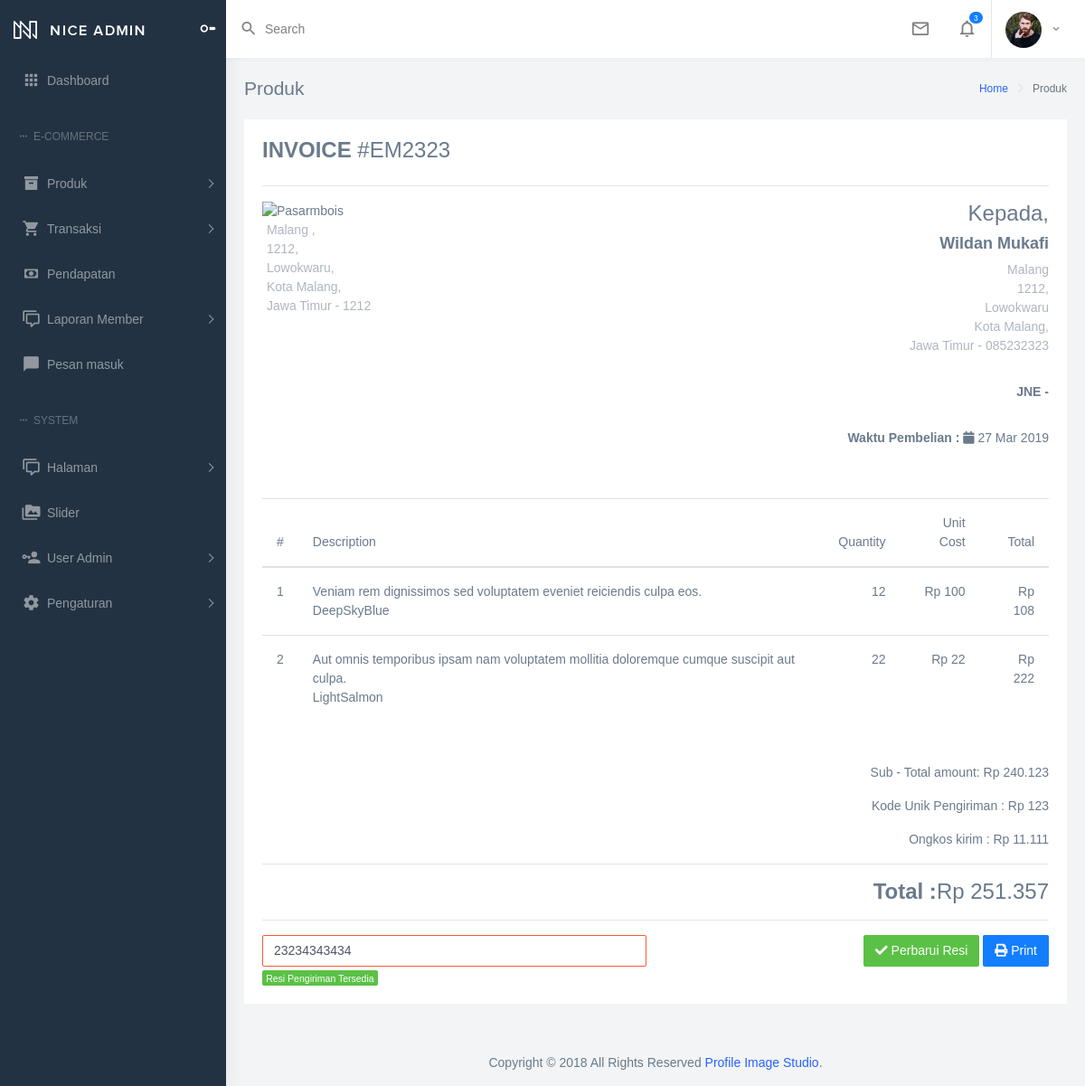
/admin/Transaction/detail/EM2323, run on the app's committed database.
### tables this page shows
CREATE TABLE `em_transactions` (
  `id` int(10) unsigned NOT NULL AUTO_INCREMENT,
  `invoice_code` varchar(255) DEFAULT NULL,
  `price_unique` int(11) DEFAULT NULL,
  `total_price` int(11) DEFAULT NULL,
  `id_payment` int(10) unsigned NOT NULL,
  `id_user` varchar(255) DEFAULT NULL,
  `status` int(1) NOT NULL DEFAULT '0',
  `courier` varchar(255) DEFAULT NULL,
  `coupon` varchar(255) DEFAULT NULL,
  `coupon_price` int(11) DEFAULT NULL,
  `receipt` longtext,
  `delivery_fee` int(11) DEFAULT NULL,
  `courier_service` varchar(255) DEFAULT NULL,
  `expired_date` timestamp NULL DEFAULT NULL,
  `created_at` timestamp NULL DEFAULT NULL,
  `updated_at` timestamp NULL DEFAULT NULL,
  `expired_receipt` timestamp NULL DEFAULT NULL,
  `deleted_at` timestamp NULL DEFAULT NULL,
  PRIMARY KEY (`id`) USING BTREE,
  KEY `em_transactions_id_payment_foreign` (`id_payment`) USING BTREE,
  CONSTRAINT `em_transactions_id_payment_foreign` FOREIGN KEY (`id_payment`) REFERENCES `em_site_payments` (`id`) ON DELETE CASCADE ON UPDATE CASCADE
);

CREATE TABLE `em_site_addresses` (
  `id` int(11) NOT NULL,
  `id_site` int(10) unsigned NOT NULL,
  `province` varchar(255) NOT NULL,
  `id_province` int(11) NOT NULL,
  `city` varchar(255) NOT NULL,
  `id_city` int(11) NOT NULL,
  `subdistrict` varchar(255) NOT NULL,
  `id_subdistrict` int(11) NOT NULL,
  `complete_address` text NOT NULL,
  `zip_code` varchar(255) NOT NULL,
  PRIMARY KEY (`id`) USING BTREE,
  KEY `id_site` (`id_site`) USING BTREE,
  CONSTRAINT `id_site` FOREIGN KEY (`id_site`) REFERENCES `em_sites` (`id`) ON DELETE CASCADE ON UPDATE CASCADE
);

CREATE TABLE `em_sites` (
  `id` int(10) unsigned NOT NULL AUTO_INCREMENT,
  `title_site` varchar(255) DEFAULT NULL,
  `desc` longtext,
  `meta` longtext,
  `logo` text,
  `favicon` text,
  `phone` varchar(255) DEFAULT NULL,
  `email` varchar(255) DEFAULT NULL,
  `created_at` timestamp NULL DEFAULT NULL,
  `updated_at` timestamp NULL DEFAULT NULL,
  PRIMARY KEY (`id`) USING BTREE
);

CREATE TABLE `em_users` (
  `id` int(10) unsigned NOT NULL AUTO_INCREMENT,
  `username` varchar(255) NOT NULL,
  `fullname` varchar(255) NOT NULL,
  `email` varchar(255) NOT NULL,
  `password` varchar(255) NOT NULL,
  `is_ban` timestamp(1) NULL DEFAULT NULL,
  `id_role` int(10) unsigned NOT NULL,
  `active` int(11) NOT NULL DEFAULT '0',
  `created_at` timestamp NULL DEFAULT NULL,
  `updated_at` timestamp NULL DEFAULT NULL,
  PRIMARY KEY (`id`) USING BTREE,
  UNIQUE KEY `em_users_email_unique` (`email`) USING BTREE,
  KEY `em_users_id_role_foreign` (`id_role`) USING BTREE,
  CONSTRAINT `em_users_id_role_foreign` FOREIGN KEY (`id_role`) REFERENCES `em_user_roles` (`id`) ON DELETE CASCADE ON UPDATE CASCADE
);

CREATE TABLE `em_transaction_addresses` (
  `id` int(10) unsigned NOT NULL AUTO_INCREMENT,
  `id_transaction` int(10) unsigned NOT NULL,
  `province` varchar(255) NOT NULL,
  `id_province` int(11) NOT NULL,
  `city` varchar(255) NOT NULL,
  `id_city` int(11) NOT NULL,
  `subdistrict` varchar(255) NOT NULL,
  `id_subdistrict` int(11) NOT NULL,
  `complete_address` text NOT NULL,
  `zip_code` varchar(255) NOT NULL,
  PRIMARY KEY (`id`) USING BTREE,
  KEY `em_transaction_addresses_id_transaction_foreign` (`id_transaction`) USING BTREE,
  CONSTRAINT `em_transaction_addresses_id_transaction_foreign` FOREIGN KEY (`id_transaction`) REFERENCES `em_transactions` (`id`) ON DELETE CASCADE ON UPDATE CASCADE
);

CREATE TABLE `em_transaction_users` (
  `id` int(10) unsigned NOT NULL AUTO_INCREMENT,
  `id_transaction` int(10) unsigned NOT NULL,
  `name` varchar(255) NOT NULL,
  `phone` varchar(255) NOT NULL,
  `created_at` timestamp NULL DEFAULT NULL,
  `updated_at` timestamp NULL DEFAULT NULL,
  PRIMARY KEY (`id`) USING BTREE,
  KEY `em_transaction_peoples_id_transaction_foreign` (`id_transaction`) USING BTREE,
  CONSTRAINT `em_transaction_peoples_id_transaction_foreign` FOREIGN KEY (`id_transaction`) REFERENCES `em_transactions` (`id`) ON DELETE CASCADE ON UPDATE CASCADE
);

CREATE TABLE `em_transaction_details` (
  `id` int(10) unsigned NOT NULL AUTO_INCREMENT,
  `id_transaction` int(10) unsigned NOT NULL,
  `id_product` int(10) unsigned NOT NULL,
  `qty` int(11) NOT NULL DEFAULT '0',
  `id_variant` int(10) unsigned NOT NULL,
  `price` int(11) DEFAULT NULL,
  `total_price` int(11) DEFAULT NULL,
  `note` longtext,
  `status` int(11) NOT NULL DEFAULT '0',
  `created_at` timestamp NULL DEFAULT NULL,
  `updated_at` timestamp NULL DEFAULT NULL,
  PRIMARY KEY (`id`) USING BTREE,
  KEY `em_transaction_details_id_transaction_foreign` (`id_transaction`) USING BTREE,
  KEY `em_transaction_details_id_product_foreign` (`id_product`) USING BTREE,
  KEY `em_transaction_details_id_extra_foreign` (`id_variant`) USING BTREE,
  CONSTRAINT `em_transaction_details_id_extra_foreign` FOREIGN KEY (`id_variant`) REFERENCES `em_product_variations` (`id`) ON DELETE CASCADE ON UPDATE CASCADE,
  CONSTRAINT `em_transaction_details_id_product_foreign` FOREIGN KEY (`id_product`) REFERENCES `em_products` (`id`) ON DELETE CASCADE ON UPDATE CASCADE,
  CONSTRAINT `em_transaction_details_id_transaction_foreign` FOREIGN KEY (`id_transaction`) REFERENCES `em_transactions` (`id`) ON DELETE CASCADE ON UPDATE CASCADE
);

CREATE TABLE `em_products` (
  `id` int(10) unsigned NOT NULL AUTO_INCREMENT,
  `id_useradmin` int(10) unsigned NOT NULL,
  `id_category` int(10) unsigned NOT NULL,
  `title_product` varchar(255) NOT NULL,
  `slug_product` varchar(255) NOT NULL,
  `price` int(11) NOT NULL,
  `weight` int(11) DEFAULT NULL,
  `length` int(11) DEFAULT NULL,
  `width` int(11) DEFAULT NULL,
  `height` int(11) DEFAULT NULL,
  `simple_description` text,
  `description` longtext,
  `id_measurement` int(10) unsigned NOT NULL,
  `url_vidio` longtext,
  `status` int(11) DEFAULT '0',
  `deleted_at` timestamp NULL DEFAULT NULL,
  `created_at` timestamp NULL DEFAULT NULL,
  `updated_at` timestamp NULL DEFAULT NULL,
  PRIMARY KEY (`id`) USING BTREE,
  KEY `em_products_id_user_foreign` (`id_useradmin`) USING BTREE,
  KEY `em_products_id_categories_foreign` (`id_category`) USING BTREE,
  KEY `em_products_id_measurement_foreign` (`id_measurement`) USING BTREE,
  CONSTRAINT `em_products_id_categories_foreign` FOREIGN KEY (`id_category`) REFERENCES `em_product_categories` (`id`) ON DELETE NO ACTION ON UPDATE NO ACTION,
  CONSTRAINT `em_products_id_measurement_foreign` FOREIGN KEY (`id_measurement`) REFERENCES `em_product_measurements` (`id`) ON DELETE NO ACTION ON UPDATE NO ACTION,
  CONSTRAINT `em_products_id_user_foreign` FOREIGN KEY (`id_useradmin`) REFERENCES `em_useradmins` (`id`) ON DELETE NO ACTION ON UPDATE NO ACTION
);

CREATE TABLE `em_product_variations` (
  `id` int(10) unsigned NOT NULL AUTO_INCREMENT,
  `id_product` int(10) unsigned NOT NULL,
  `qty` int(11) NOT NULL,
  `variation` varchar(255) NOT NULL,
  `size` text,
  `created_at` timestamp NULL DEFAULT NULL,
  `updated_at` timestamp NULL DEFAULT NULL,
  PRIMARY KEY (`id`) USING BTREE,
  KEY `em_product_extras_id_product_foreign` (`id_product`) USING BTREE,
  CONSTRAINT `em_product_extras_id_product_foreign` FOREIGN KEY (`id_product`) REFERENCES `em_products` (`id`) ON DELETE CASCADE ON UPDATE CASCADE
);

### application/views/site/back/transactionDetail.php (the view, shortened to what the rows shown need)
<div class="container-fluid" data-codepage="<?php echo $codepage ?>">
	<div class="row">
		<div class="col-md-12">
			<div class="card card-body printableArea">
				<h3><b>INVOICE</b> <span class="pull-right">#<?php echo $transaction['invoice_code']?></span></h3>
				<div class="row">
					<div class="col-md-12">
						<div class="row">
							<div class="col-6 pull-left">
								<address>
								<img src="<?php echo img_url(@$system['logo']) ?>" class="logo" alt="Pasarmbois">
									<p class="text-muted m-l-5"><?php echo @$system['complete_address']?>,
										<br /> <?php echo @$system['zip_code']?>,
										<br /> <?php echo @$system['subdistrict']?>,
										<br /> <?php echo @$system['city']?>,
										<br /> <?php echo @$system['province']?> - <?php echo @$system['phone']?></p>
								</address>
							</div>
							<div class="col-6 pull-right text-right">
								<address>
									<h3>Kepada,</h3>
									<h4 class="font-bold"><?php echo ucwords($transaction['fullname'])?></h4>
									<p class="text-muted m-l-30"><?php echo $transaction['complete_address']?>
										<br /> <?php echo @$transaction['zip_code']?>,
										<br /> <?php echo @$transaction['subdistrict']?>
										<br /> <?php echo @$transaction['city']?>,
										<br /> <?php echo @$transaction['province']?> - <?php echo @$transaction['phone']?></p>
                  <p class="m-t-30"><b><?= @$transaction['courier']?> - <?= @$transaction['courirer_service']?></b></p>
									<p class="m-t-30"><b>Waktu Pembelian :</b> <i class="fa fa-calendar"></i> <?php echo tgl_indo(@$transaction['created_at'])?></p>
								</address>
							</div>
						</div>
					</div>
					<div class="col-md-12">
						<div class="table-responsive m-t-40" style="clear: both;">
							<table class="table table-hover">
								<thead>
									<tr>
										<th class="text-center">#</th>
										<th>Description</th>
										<th class="text-right">Quantity</th>
										<th class="text-right">Unit Cost</th>
										<th class="text-right">Total</th>
									</tr>
								</thead>
								<tbody>
                <?php $no = 1;
                foreach ($product as $p):?>
									<tr>
										<td class="text-center"><?php echo $no?></td>
										<td><?php echo $p['title_product']?><br><?= $p['variation']?></td>
										<td class="text-right"><?php echo $p['qty']?> </td>
										<td class="text-right">Rp <?php echo rupiah($p['price'])?> </td>
										<td class="text-right">Rp <?php echo rupiah($p['total_price'])?> </td>
									</tr>
                <?php $no++;
                endforeach; ?>
								</tbody>
							</table>
						</div>
					</div>
					<div class="col-md-12">
						<div class="pull-right m-t-30 text-right">
							<p>Sub - Total amount: Rp <?php echo rupiah($transaction['total_price'])?> </p>
							<p>Kode Unik Pengiriman : Rp <?php echo rupiah($transaction['price_unique'])?> </p>
							<p>Ongkos kirim : Rp <?php echo rupiah($transaction['delivery_fee'])?> </p>
              <hr>
							<h3><b>Total :</b>Rp <?php $total = $transaction['total_price']+$transaction['price_unique']+$transaction['delivery_fee']; echo rupiah($total)?></h3>
						</div>
						<form action="<?php echo base_url('admin/Transaction/updateReceipt')?>" method="POST">
						<div class="row">
							<div class="col-6 pull-left">
							<?php if ($transaction['status'] >= 1 && $transaction['status'] <= 3) :?>
								<input type="text"
									class="form-control is-invalid" name="receipt" value="<?php echo $transaction['receipt']?>" id="" aria-describedby="helpId" placeholder="Input Resi Disini">
								<?php if ($transaction['receipt'] != null):?>
                  <small id="name1" class="badge badge-default badge-success form-text text-white float-left">Resi Pengiriman Tersedia</small>
                <?php else:?>
                  <small id="name1" class="badge badge-default badge-info form-text text-white float-left">Masukan Resi Pengiriman</small>
                <?php endif;?>
							<?php endif;?>
							</div>
						</div>
						</form>
					</div>
				</div>
			</div>
		</div>
	</div>
</div>

### data on the page
em_transactions: invoice_code "EM2323", em_users.fullname "Wildan Mukafi", em_transaction_addresses.complete_address "Malang", em_transaction_addresses.zip_code "1212", em_transaction_addresses.subdistrict "Lowokwaru", em_transaction_addresses.city "Kota Malang", em_transaction_addresses.province "Jawa Timur", em_transaction_users.phone "085232323", courier "JNE", em_users.created_at "27 Mar 2019", total_price "240.123", price_unique "123", delivery_fee "11.111", rupiah($total) "251.357", receipt "23234343434"
em_site_addresses: complete_address "Malang", zip_code "1212", subdistrict "Lowokwaru", city "Kota Malang", province "Jawa Timur", id_site.phone "1212"
em_transaction_details: id_product.title_product "Veniam rem dignissimos sed voluptatem eveniet reiciendis culpa eos.", id_variant.variation "DeepSkyBlue", qty "12", price "100", total_price "108"
em_transaction_details: id_product.title_product "Aut omnis temporibus ipsam nam voluptatem mollitia doloremque cumque suscipit aut culpa.", id_variant.variation "LightSalmon", qty "22", price "22", total_price "222"
